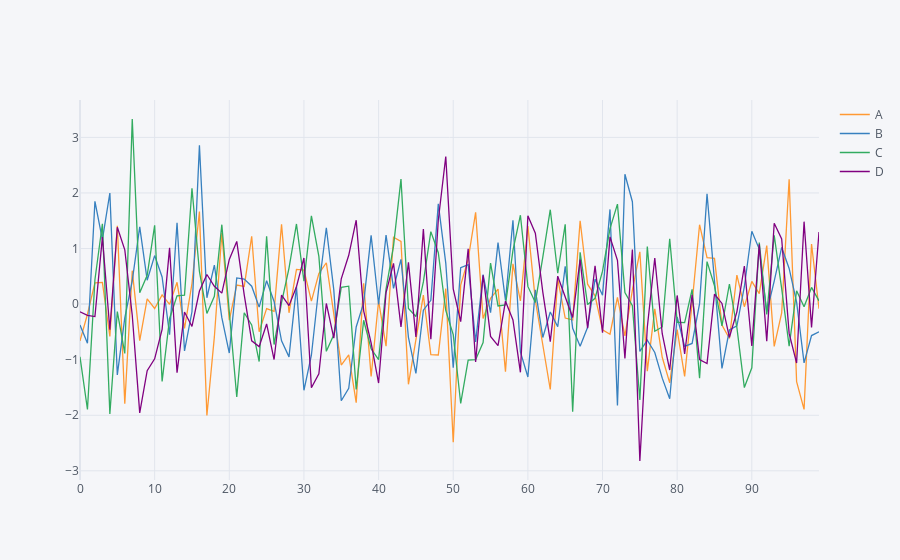

Here is the notebook cell this chart was saved with:
### Markdown cell above
## Scatter

### Code cell
df.iplot()
